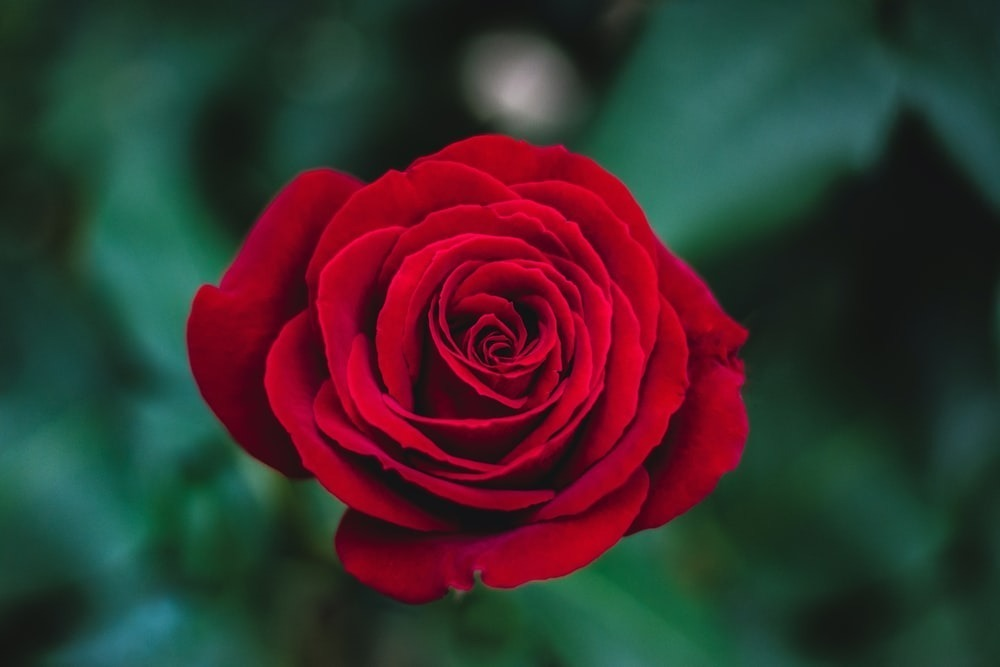
#> input picture Input/rose.jpeg, 1000 x 667 px, found by its file name
$ python main.py
#> lines starting #> are read from the running program, lines starting #| are printed output that depends on the picture; after the words box and inside, x2 and y2 are one past the last pixel; in counts of white or black regions, pixels touching at a corner belong together
import cv2
import numpy as np

img = cv2.imread("rose.jpeg")
#> img is the input picture: shape (667, 1000, 3); mean B, G, R 46.7, 48.3, 59.1

hsv = cv2.cvtColor(img, cv2.COLOR_BGR2HSV)
#> hsv: shape (667, 1000, 3); mean H, S, V 102.1, 155.5, 84.2

# Kırmızı maske
lower_red1 = np.array([0, 80, 80])
upper_red1 = np.array([10, 255, 255])
# HSV'de kırmızının iki değeri olduğu için red2 değeri de eklendi.
lower_red2 = np.array([120, 30, 20])
upper_red2 = np.array([180, 255, 255])

mask1 = cv2.inRange(hsv, lower_red1, upper_red1)
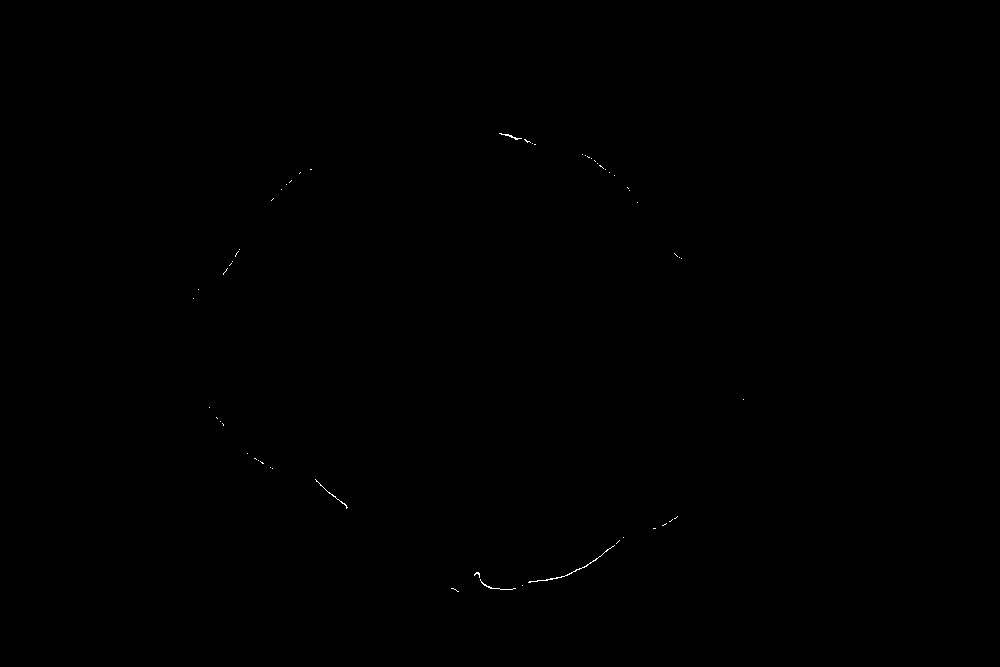
#> mask1: shape (667, 1000); 0.06% white in thin lines or dots, all inside (x1, y1, x2, y2) = (193, 133, 744, 592)
mask2 = cv2.inRange(hsv, lower_red2, upper_red2)
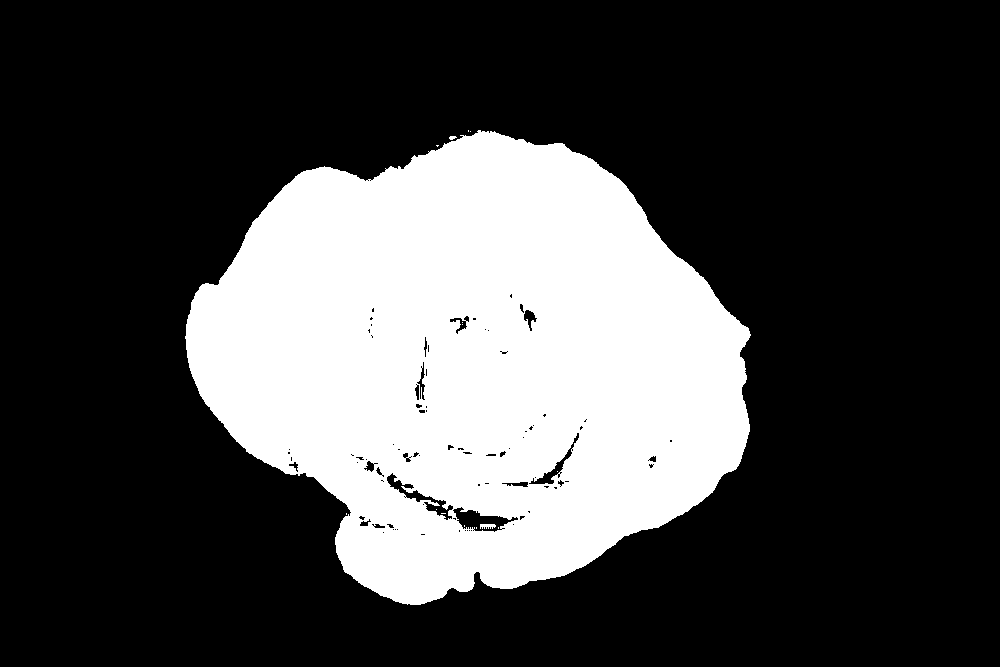
#> mask2: shape (667, 1000); 27.6% white; 15 white regions (12 under 20 px), largest, box (x1, y1, x2, y2) and area: (185, 130, 751, 605) 183908, (480, 524, 496, 529) 62, (449, 136, 457, 140) 23

rose_mask = cv2.bitwise_or(mask1, mask2)
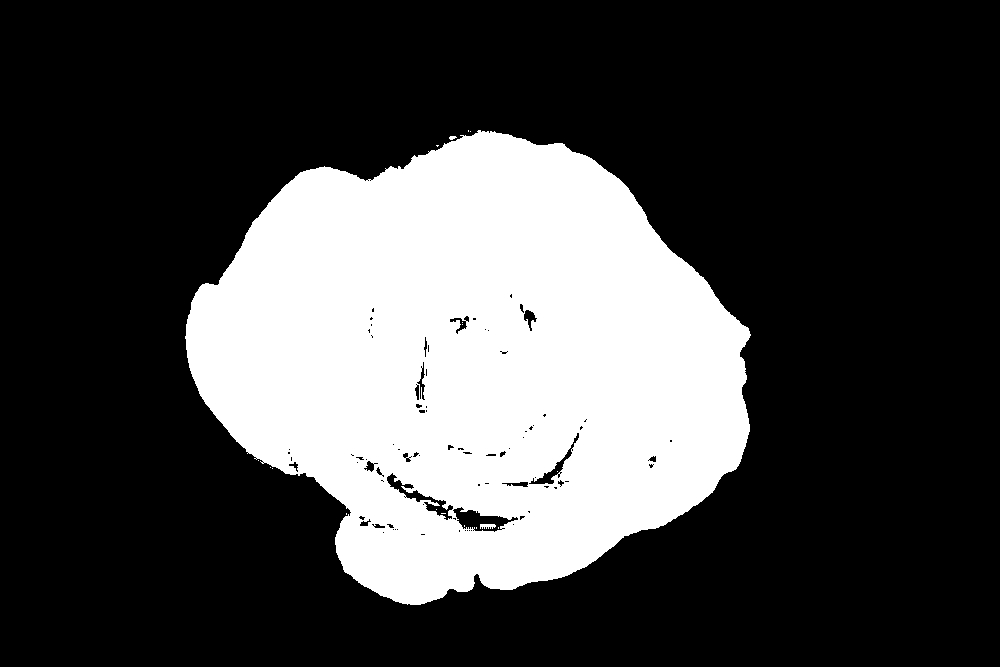
#> rose_mask: shape (667, 1000); 27.6% white; 18 white regions (15 under 20 px), largest, box (x1, y1, x2, y2) and area: (185, 130, 751, 605) 184288, (480, 524, 496, 529) 62, (449, 136, 457, 140) 23

# Gürültü temizleme
kernel = np.ones((15,15), np.uint8)
rose_mask = cv2.morphologyEx(rose_mask, cv2.MORPH_CLOSE, kernel)
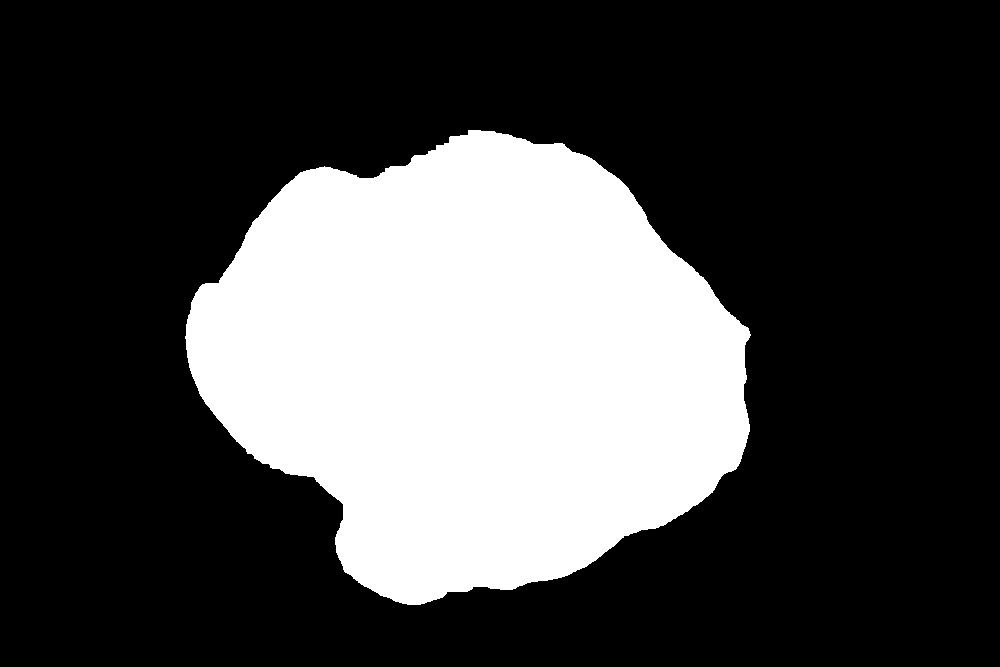
#> rose_mask: shape (667, 1000); 28.1% white; 1 white region, box (x1, y1, x2, y2) and area: (185, 130, 751, 605) 187740
rose_mask = cv2.GaussianBlur(rose_mask, (15,15), 0)

# Gülü ayır
rose_only = cv2.bitwise_and(img, img, mask=rose_mask)
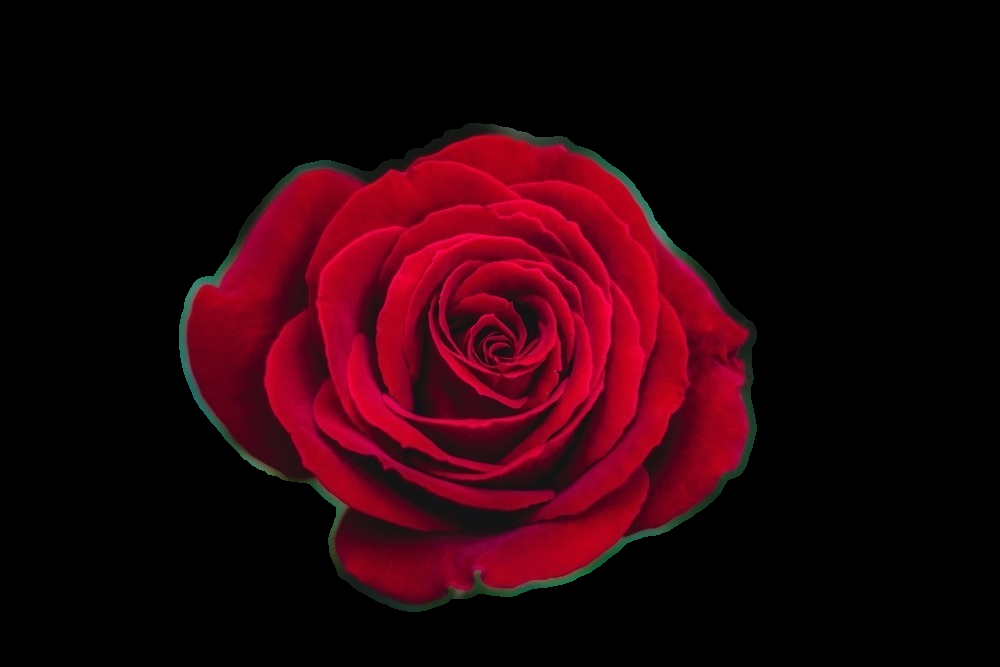
#> rose_only: shape (667, 1000, 3); mean B, G, R 9.9, 2.6, 38.1

# HSV'ye çevir
hsv_rose = cv2.cvtColor(rose_only, cv2.COLOR_BGR2HSV)
#> hsv_rose: shape (667, 1000, 3); mean H, S, V 49.2, 68, 38.5

# Mor renk
hsv_rose[:,:,0] = 145
#> hsv_rose: shape (667, 1000, 3); mean H, S, V 145, 68, 38.5

# Geri BGR
mor_rose = cv2.cvtColor(hsv_rose, cv2.COLOR_HSV2BGR)
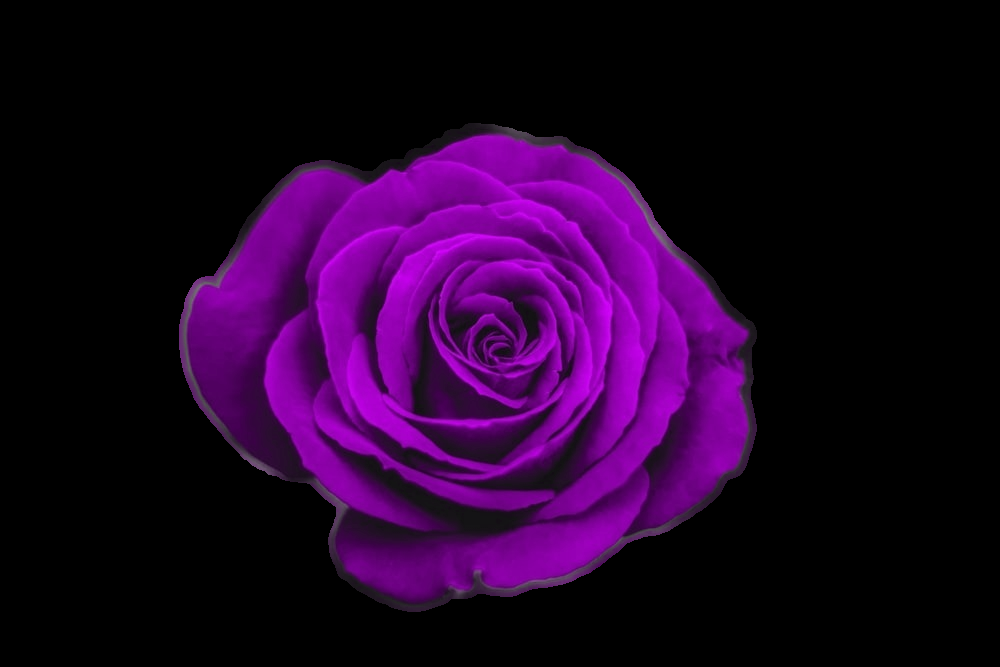
#> mor_rose: shape (667, 1000, 3); mean B, G, R 38.5, 2, 32.3

# Siyah arka plan
sonuc = cv2.bitwise_and(mor_rose, mor_rose, mask=rose_mask)

cv2.imwrite("output/maske.png", rose_mask)
cv2.imwrite("output/sonuc.png", sonuc)

cv2.imshow("maske", rose_mask)
cv2.imshow("Purple Rose", sonuc)

cv2.waitKey(0)
cv2.destroyAllWindows()
